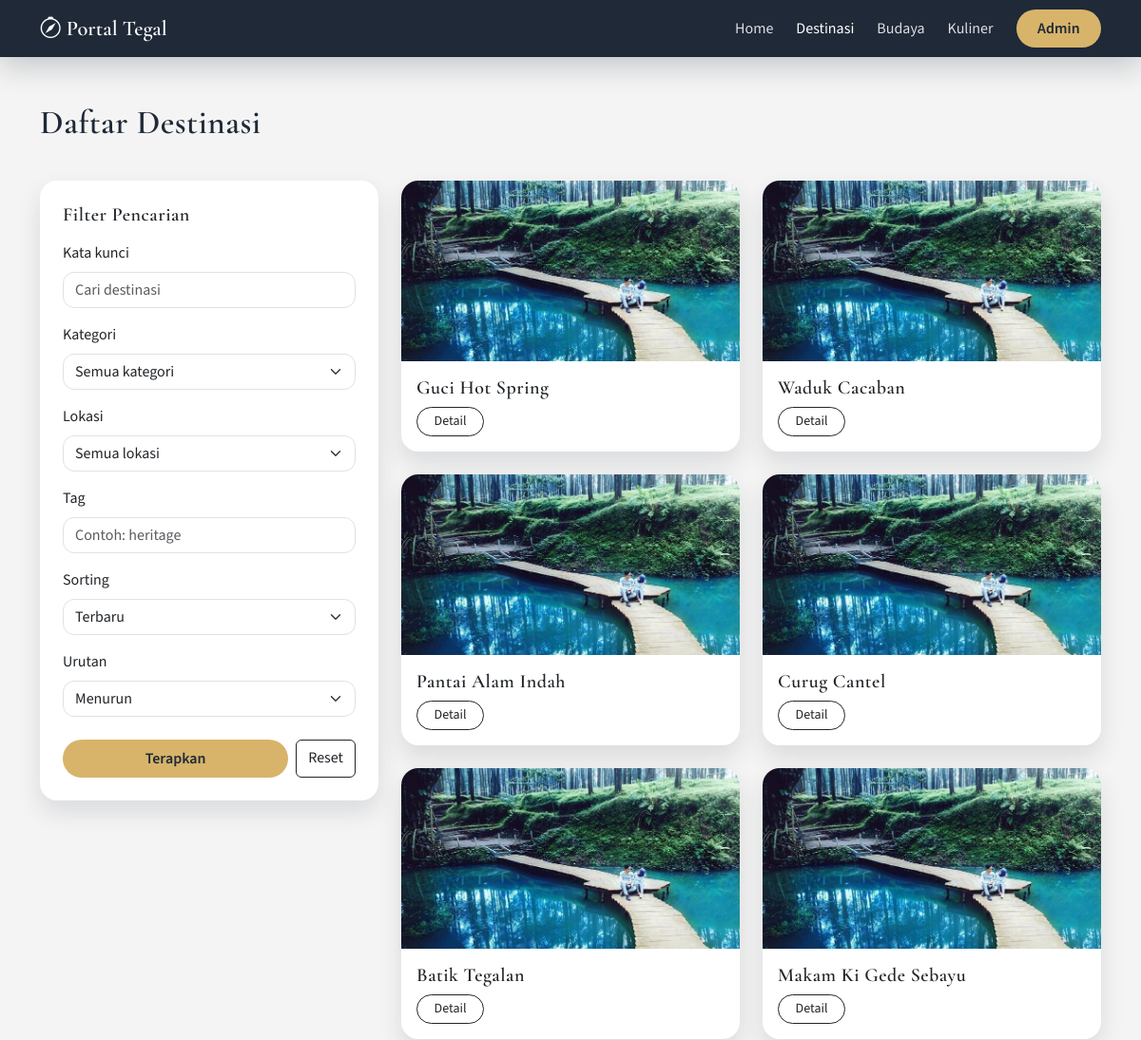
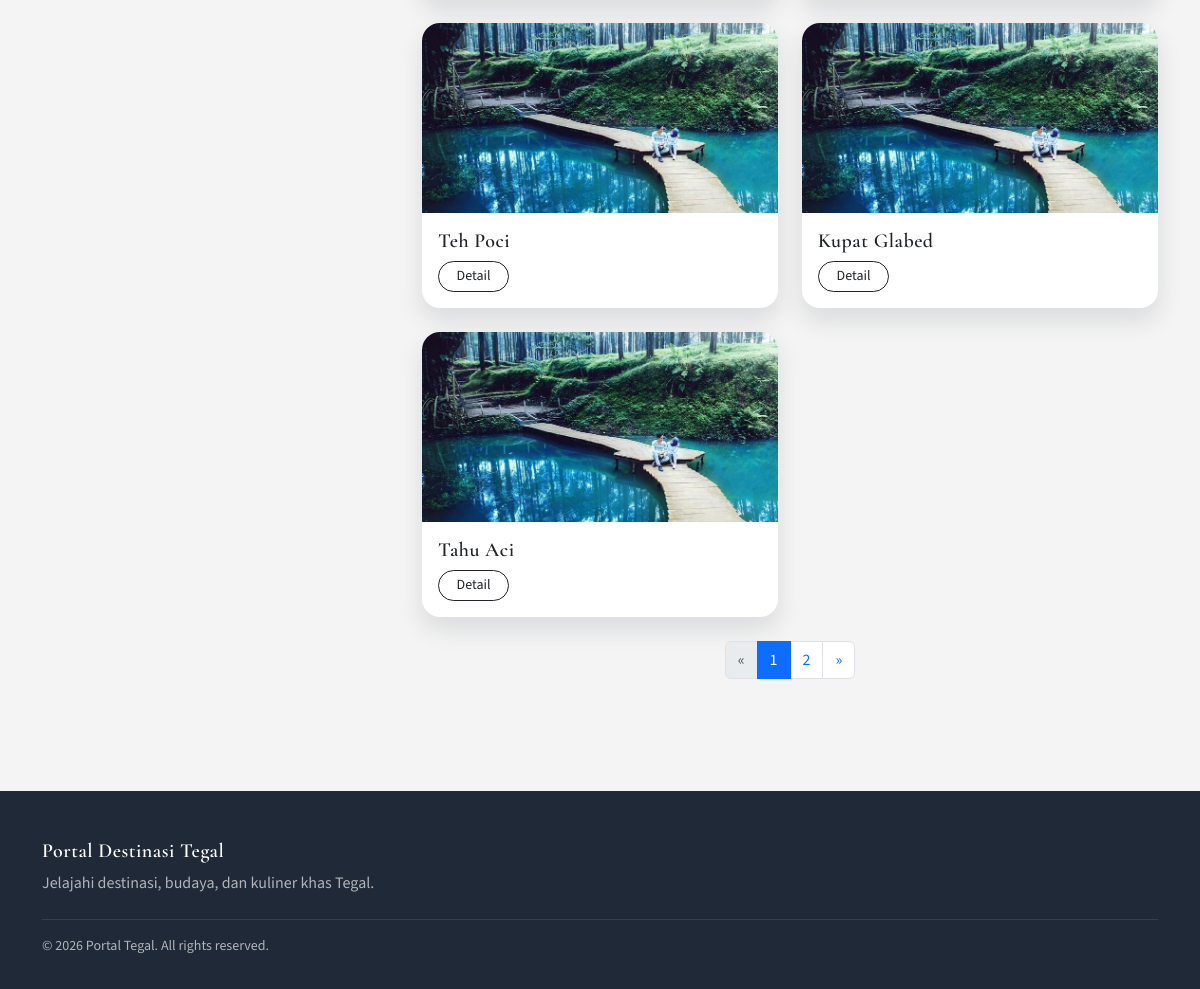
Before: /index.php?route=destinations with the older database file (2 pictures, top to bottom).
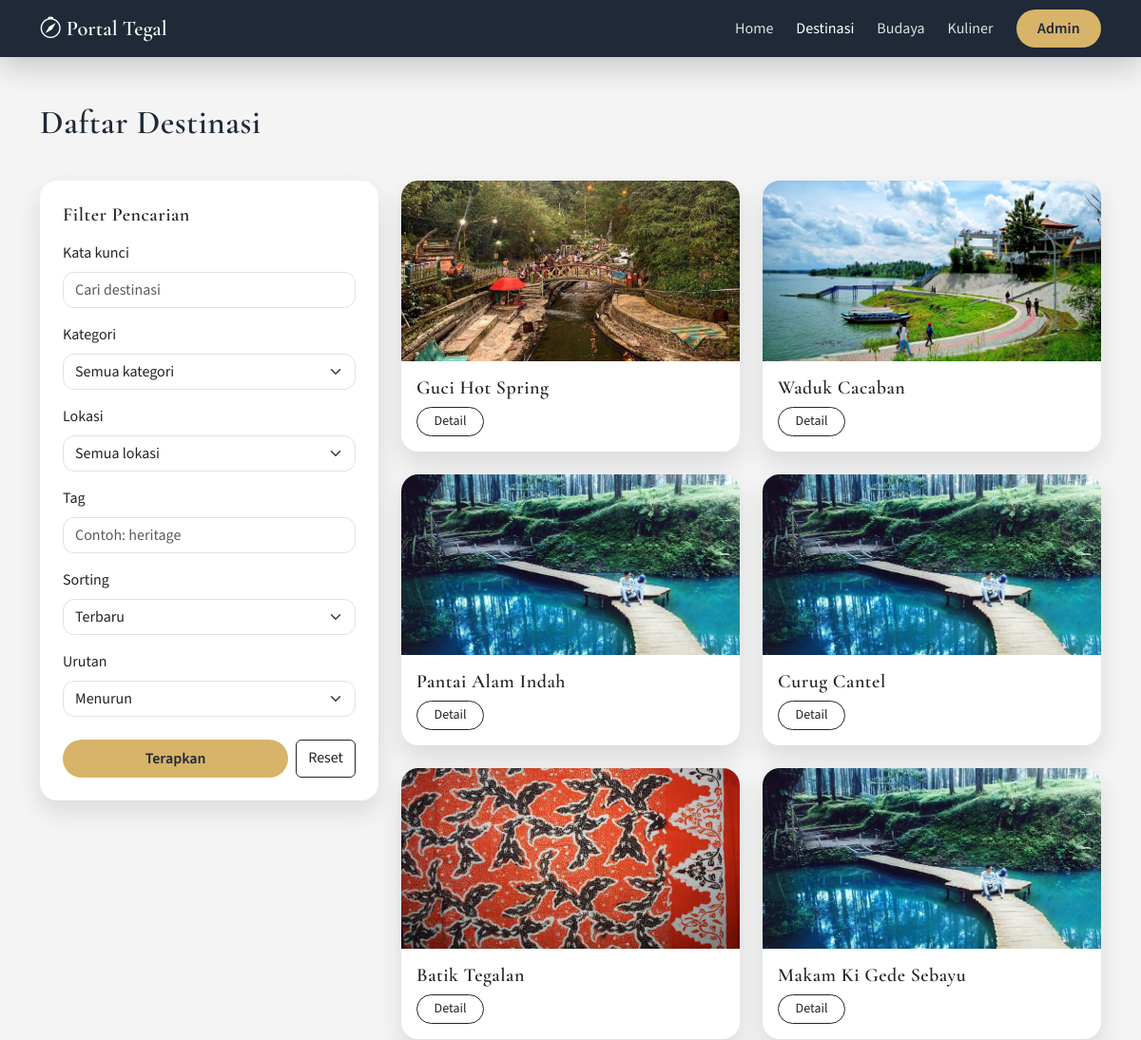
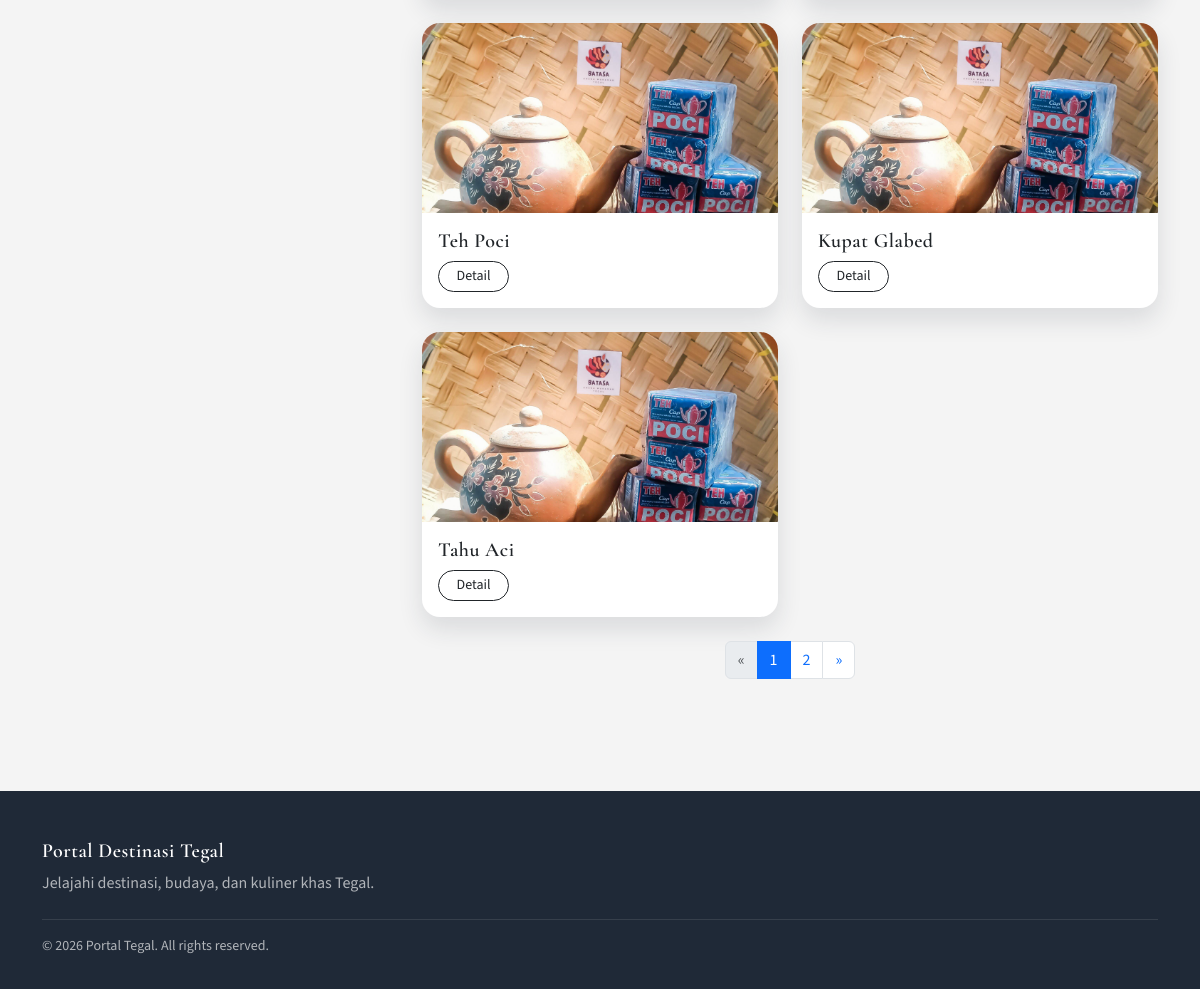
After: the same page with the newer database file (2 pictures, top to bottom).
### tables this page shows
CREATE TABLE destinations (
  id INT AUTO_INCREMENT PRIMARY KEY,
  category_id INT NOT NULL,
  name VARCHAR(150) NOT NULL,
  slug VARCHAR(180) NOT NULL UNIQUE,
  location VARCHAR(120) NOT NULL,
  short_desc VARCHAR(255) NOT NULL,
  content TEXT NOT NULL,
  thumbnail VARCHAR(255) DEFAULT NULL,
  is_featured TINYINT(1) NOT NULL DEFAULT 0,
  views INT NOT NULL DEFAULT 0,
  created_at DATETIME NOT NULL DEFAULT CURRENT_TIMESTAMP,
  CONSTRAINT fk_dest_category FOREIGN KEY (category_id) REFERENCES categories(id) ON DELETE RESTRICT
);

### app/controllers/DestinationsController.php (called while the page is built, shortened)
<?php
class DestinationsController extends BaseController
{
    public function index()
    {
        $filters = [
            'q' => trim($_GET['q'] ?? ''),
            'category_id' => (int) ($_GET['category_id'] ?? 0),
            'location' => trim($_GET['location'] ?? ''),
            'tag' => trim($_GET['tag'] ?? ''),
            'sort' => $_GET['sort'] ?? 'created_at',
            'order' => $_GET['order'] ?? 'desc',
        ];
        $limit = 9;
        $page = max(1, (int) ($_GET['page'] ?? 1));
        $offset = ($page - 1) * $limit;
        $destinationModel = new DestinationModel($this->pdo);
        $result = $destinationModel->search($filters, $limit, $offset);
        $destinations = $result['items'];
        $total = $result['total'];
        $q = $filters['q'];
        $tag = $filters['tag'];
        $sort = $filters['sort'];
        $order = strtolower($filters['order']) === 'asc' ? 'ASC' : 'DESC';
        $this->render('destinations/index', compact(
            'pageTitle',
            'destinations',
            'total',
            'page',
            'limit',
            'categories',
            'locations',
            'q',
            'categoryId',
            'location',
            'tag',
            'sort',
            'order'
        ));
    }
}

### index.php (called while the page is built, shortened)
<?php
require_once __DIR__ . '/app/core/bootstrap.php';
$routes = require __DIR__ . '/app/core/routes.php';
$route = trim((string) ($_GET['route'] ?? ''), '/');
[$controllerClass, $method] = $routes[$route];
$controller = new $controllerClass();
$controller->$method();

### app/core/bootstrap.php (called while the page is built, shortened)
<?php
require_once __DIR__ . '/helpers.php';
spl_autoload_register(function ($class) {
    $paths = [
        dirname(__DIR__) . '/controllers/' . $class . '.php',
        dirname(__DIR__) . '/models/' . $class . '.php',
    ];
    foreach ($paths as $path) {
        if (is_file($path)) {
            return;
        }
    }
});

### app/models/DestinationModel.php (called while the page is built, shortened)
<?php
class DestinationModel extends BaseModel
{
    public function search(array $filters, $limit, $offset)
    {
        $q = trim($filters['q'] ?? '');
        $categoryId = (int) ($filters['category_id'] ?? 0);
        $location = trim($filters['location'] ?? '');
        $tag = trim($filters['tag'] ?? '');
        $sort = $filters['sort'] ?? 'created_at';
        $order = strtolower($filters['order'] ?? 'desc') === 'asc' ? 'ASC' : 'DESC';
        $sortMap = [
            'created_at' => 'd.created_at',
            'name' => 'd.name',
            'views' => 'd.views',
        ];
        $orderBy = $sortMap[$sort] ?? 'd.created_at';
        $where = [];
        $params = [];
        $whereSql = $where ? 'WHERE ' . implode(' AND ', $where) : '';
        $totalStmt = $this->pdo->prepare('SELECT COUNT(*) FROM destinations d ' . $whereSql);
        $totalStmt->execute();
        $total = (int) $totalStmt->fetchColumn();
        $query = 'SELECT d.*, c.name AS category_name, c.slug AS category_slug FROM destinations d JOIN categories c ON c.id = d.category_id ' . $whereSql . ' ORDER BY ' . $orderBy . ' ' . $order . ' LIMIT :limit OFFSET :offset';
        $stmt = $this->pdo->prepare($query);
        $stmt->bindValue(':limit', (int) $limit, PDO::PARAM_INT);
        $stmt->bindValue(':offset', (int) $offset, PDO::PARAM_INT);
        $stmt->execute();
        $items = $stmt->fetchAll();
        return [
            'total' => $total,
            'items' => $items,
        ];
    }
}

### app/models/BaseModel.php (called while the page is built, shortened)
<?php
class BaseModel
{
    public function __construct($pdo)
    {
        $this->pdo = $pdo;
    }
}

### app/views/destinations/index.php (the view, shortened to what this page needs)
<main class="container my-5">
  <div class="d-flex flex-column flex-lg-row justify-content-between align-items-lg-end gap-3 mb-4">
    <div>
      <h1 class="section-title">Daftar Destinasi</h1>
    </div>
  </div>
  <div class="row g-4">
    <div class="col-lg-4">
      <form class="card filter-card p-4" method="get" action="<?php echo e(route_url('destinations')); ?>" data-auto-submit>
        <h5 class="mb-3">Filter Pencarian</h5>
        <div class="mb-3">
          <label class="form-label">Kata kunci</label>
          <input type="text" name="q" class="form-control" placeholder="Cari destinasi" value="<?php echo e($q); ?>">
        </div>
        <div class="mb-3">
          <label class="form-label">Kategori</label>
          <select name="category_id" class="form-select">
            <option value="">Semua kategori</option>
          </select>
        </div>
        <div class="mb-3">
          <label class="form-label">Lokasi</label>
          <select name="location" class="form-select">
            <option value="">Semua lokasi</option>
          </select>
        </div>
        <div class="mb-3">
          <label class="form-label">Tag</label>
          <input type="text" name="tag" class="form-control" placeholder="Contoh: heritage" value="<?php echo e($tag); ?>">
        </div>
        <div class="mb-3">
          <label class="form-label">Sorting</label>
          <select name="sort" class="form-select">
            <option value="created_at" <?php echo $sort === 'created_at' ? 'selected' : ''; ?>>Terbaru</option>
          </select>
        </div>
        <div class="mb-4">
          <label class="form-label">Urutan</label>
          <select name="order" class="form-select">
            <option value="desc" <?php echo $order === 'DESC' ? 'selected' : ''; ?>>Menurun</option>
          </select>
        </div>
        <div class="d-flex gap-2">
          <button type="submit" class="btn btn-cta flex-fill">Terapkan</button>
          <a href="<?php echo e(route_url('destinations')); ?>" class="btn btn-outline-dark">Reset</a>
        </div>
      </form>
    </div>
    <div class="col-lg-8">
      <div class="row g-4">
        <?php foreach ($destinations as $item) : ?>
          <div class="col-md-6">
            <div class="card destination-card">
              <img src="<?php echo e(image_url($item['thumbnail'])); ?>" alt="<?php echo e($item['name']); ?>">
              <div class="card-body">
                <h5 class="card-title fw-semibold mb-2"><?php echo e($item['name']); ?></h5>
                <div class="d-flex justify-content-between align-items-center">
                  <a class="btn btn-sm btn-outline-dark btn-detail" href="<?php echo e(route_url('destinations/detail', ['slug' => $item['slug']])); ?>">Detail</a>
                </div>
              </div>
            </div>
          </div>
        <?php endforeach; ?>
      </div>
      <div class="mt-4">
        <?php echo paginate_links($total, $page, $limit, base_url('index.php')); ?>
      </div>
    </div>
  </div>
</main>

### app/views/layouts/header.php (shortened to what this page needs)
<!doctype html>
<html lang="id">
<head>
  <link rel="stylesheet" href="<?php echo e(base_url('assets/vendor/bootstrap/css/bootstrap.min.css')); ?>">
  <link rel="stylesheet" href="<?php echo e(base_url('assets/vendor/icons/bootstrap-icons.css')); ?>">
  <link rel="stylesheet" href="<?php echo e(base_url('assets/css/style.css')); ?>">
</head>
<body>

### app/controllers/BaseController.php (shortened to what this page needs)
<?php
class BaseController
{
    public function __construct()
    {
        global $pdo;
        $this->pdo = $pdo;
    }
    protected function render($view, array $data = [], $layout = 'public')
    {
        view('layouts/header', $data);
        if ($layout === 'admin') {
            view('layouts/admin_navbar', $data);
        } elseif ($layout === 'public') {
            view('layouts/navbar', $data);
        }
        view($view, $data);
        view('layouts/footer', $data);
    }
}

### app/views/layouts/navbar.php (shortened to what this page needs)
<nav class="navbar navbar-expand-lg navbar-dark nav-heritage sticky-top">
  <div class="container">
    <a class="navbar-brand fw-semibold" href="<?php echo e(route_url()); ?>">
      <i class="bi bi-compass"></i>
      <span>Portal Tegal</span>
    </a>
    <div class="collapse navbar-collapse" id="mainNav">
      <ul class="navbar-nav ms-auto align-items-lg-center gap-lg-2">
        <li class="nav-item"><a class="nav-link <?php echo e(active_class('')); ?>" href="<?php echo e(route_url()); ?>">Home</a></li>
        <li class="nav-item"><a class="nav-link <?php echo e(active_class('destinations*')); ?>" href="<?php echo e(route_url('destinations')); ?>">Destinasi</a></li>
        <li class="nav-item"><a class="nav-link <?php echo e(active_class('culture')); ?>" href="<?php echo e(route_url('culture')); ?>">Budaya</a></li>
        <li class="nav-item"><a class="nav-link <?php echo e(active_class('culinary')); ?>" href="<?php echo e(route_url('culinary')); ?>">Kuliner</a></li>
        <li class="nav-item ms-lg-2"><a class="btn btn-cta" href="<?php echo e(route_url('admin/login')); ?>">Admin</a></li>
      </ul>
    </div>
  </div>
</nav>

### app/core/helpers.php (shortened to what this page needs)
<?php
function e($value)
{
    return htmlspecialchars((string) $value, ENT_QUOTES, 'UTF-8');
}
function base_url($path = '')
{
    $base = rtrim(BASE_URL, '/');
    return $base . ($path ? '/' . ltrim($path, '/') : '');
}
function route_url($route = '', array $params = [])
{
    $route = trim($route, '/');
    if ($route !== '') {
        $params = array_merge(['route' => $route], $params);
    }
    $query = http_build_query($params);
    $base = base_url('index.php');
    if ($query === '') {
        return $base;
    }
    return $base . '?' . $query;
}
function current_route()
{
    if (defined('CURRENT_ROUTE')) {
        return CURRENT_ROUTE;
    }
    return trim((string) ($_GET['route'] ?? ''), '/');
}
function route_is($pattern)
{
    $current = current_route();
    $pattern = trim($pattern, '/');
    if ($pattern === '') {
        return $current === '';
    }
    if (substr($pattern, -1) === '*') {
        $base = rtrim($pattern, '*');
        return $base === '' || strpos($current, $base) === 0;
    }
    return $current === $pattern;
}
function view($template, array $data = [])
{
    $template = trim($template, '/');
    $path = dirname(__DIR__) . '/views/' . $template . '.php';
    extract($data, EXTR_SKIP);
    require $path;
}
function build_query_params($overrides = [], $exclude = [])
{
    $params = $_GET;
    foreach ($overrides as $key => $value) {
        if ($value === null || $value === '') {
            unset($params[$key]);
        } else {
            $params[$key] = $value;
        }
    }
    return http_build_query($params);
}
function build_url($baseUrl, $query)
{
    return strpos($baseUrl, '?') !== false ? $baseUrl . '&' . $query : $baseUrl . '?' . $query;
}
function paginate_links($total, $page, $limit, $baseUrl)
{
    $totalPages = (int) ceil($total / $limit);
    $page = max(1, min($page, $totalPages));
    $range = 2;
    $start = max(1, $page - $range);
    $end = min($totalPages, $page + $range);
    $html = '<nav aria-label="Pagination"><ul class="pagination justify-content-center">';
    if ($page > 1) {
        $query = build_query_params(['page' => $page - 1]);
        $html .= '<li class="page-item"><a class="page-link" href="' . e(build_url($baseUrl, $query)) . '">&laquo;</a></li>';
    } else {
        $html .= '<li class="page-item disabled"><span class="page-link">&laquo;</span></li>';
    }
    for ($i = $start; $i <= $end; $i++) {
        $query = build_query_params(['page' => $i]);
        $active = $i === $page ? ' active' : '';
        $html .= '<li class="page-item' . $active . '"><a class="page-link" href="' . e(build_url($baseUrl, $query)) . '">' . $i . '</a></li>';
    }
    if ($page < $totalPages) {
        $query = build_query_params(['page' => $page + 1]);
        $html .= '<li class="page-item"><a class="page-link" href="' . e(build_url($baseUrl, $query)) . '">&raquo;</a></li>';
    } else {
        $html .= '<li class="page-item disabled"><span class="page-link">&raquo;</span></li>';
    }
    $html .= '</ul></nav>';
    return $html;
}
function active_class($pattern)
{
    return route_is($pattern) ? 'active' : '';
}
function image_url($file, $fallback = 'assets/img/praban-lintang.jpg')
{
    $root = dirname(__DIR__, 2);
    $uploadPath = $root . '/assets/uploads/' . $file;
    $localPath = $root . '/assets/img/' . $file;
    if (is_file($localPath)) {
        return base_url('assets/img/' . $file);
    }
    return base_url($fallback);
}

### app/views/layouts/footer.php (shortened to what this page needs)
<footer class="site-footer mt-5">
  <div class="container">
    <h5 class="footer-title mb-2">Portal Destinasi Tegal</h5>
    <p class="text-muted mb-0">Jelajahi destinasi, budaya, dan kuliner khas Tegal.</p>
    <div class="footer-bottom text-muted small mt-4">&copy; <?php echo date('Y'); ?> Portal Tegal. All rights reserved.</div>
  </div>
</footer>
</body>
</html>

### assets/css/style.css (style rules this page uses)
:root { --color-primary: #1f2937; --color-secondary: #8a4f3b; --color-accent: #D7B46A; --color-neutral: #f4f4f4; --color-sand: #f4f4f4; --color-ink: #1f2937; --color-muted: rgba(31, 41, 55, 0.7); --shadow-soft: 0 12px 24px rgba(31, 41, 55, 0.12); --radius-lg: 18px; --bs-gradient: none; --bs-dark: #1f2937; --bs-dark-rgb: 31, 41, 55; }
body { font-family: "Source Sans 3", "Segoe UI", sans-serif; color: var(--color-ink); background-color: var(--color-neutral); min-height: 100vh; display: flex; flex-direction: column; }
main { flex: 1 0 auto; }
h1, h2, h3, h4, h5, .section-title { font-family: "Cormorant Garamond", "Times New Roman", serif; letter-spacing: 0.5px; }
a { color: var(--color-primary); text-decoration: none; }
.nav-heritage { background: var(--color-primary); box-shadow: 0 10px 30px rgba(12, 18, 32, 0.2); }
.navbar-brand { font-family: "Cormorant Garamond", serif; font-size: 1.4rem; }
.navbar .nav-link { color: rgba(255, 255, 255, 0.85); }
.navbar .nav-link.active, .navbar .nav-link:hover { color: #fff; }
.btn-cta { background: var(--color-accent); color: var(--color-primary); border: none; border-radius: 999px; padding: 0.5rem 1.4rem; font-weight: 600; }
.btn-detail { border-radius: 999px; padding-left: 1.1rem; padding-right: 1.1rem; }
.section-title { font-size: 2.2rem; margin-bottom: 1rem; }
.category-card, .destination-card, .culture-card { border: none; border-radius: 18px; box-shadow: var(--shadow-soft); background: #fff; height: 100%; overflow: hidden; }
.destination-card img, .culture-card img { width: 100%; height: 190px; object-fit: cover; }
.filter-card { border-radius: 18px; border: none; box-shadow: var(--shadow-soft); background: #fff; }
.site-footer { background: var(--color-primary); color: #fff; padding: 3rem 0 2rem; }
.site-footer .footer-title { font-family: "Cormorant Garamond", serif; }
.site-footer .text-muted { color: rgba(255, 255, 255, 0.65) !important; }
.footer-bottom { border-top: 1px solid rgba(255, 255, 255, 0.1); padding-top: 1rem; }
.form-control, .form-select { border-radius: 12px; }

Changed rows visible on the page:
changed destinations "Guci Hot Spring": thumbnail: picture added in place of a placeholder
changed destinations "Waduk Cacaban": thumbnail: picture added in place of a placeholder
changed destinations "Batik Tegalan": thumbnail: picture added in place of a placeholder
changed destinations "Teh Poci": thumbnail: picture added in place of a placeholder
changed destinations "Kupat Glabed": thumbnail: picture added in place of a placeholder
changed destinations "Tahu Aci": thumbnail: picture added in place of a placeholder
